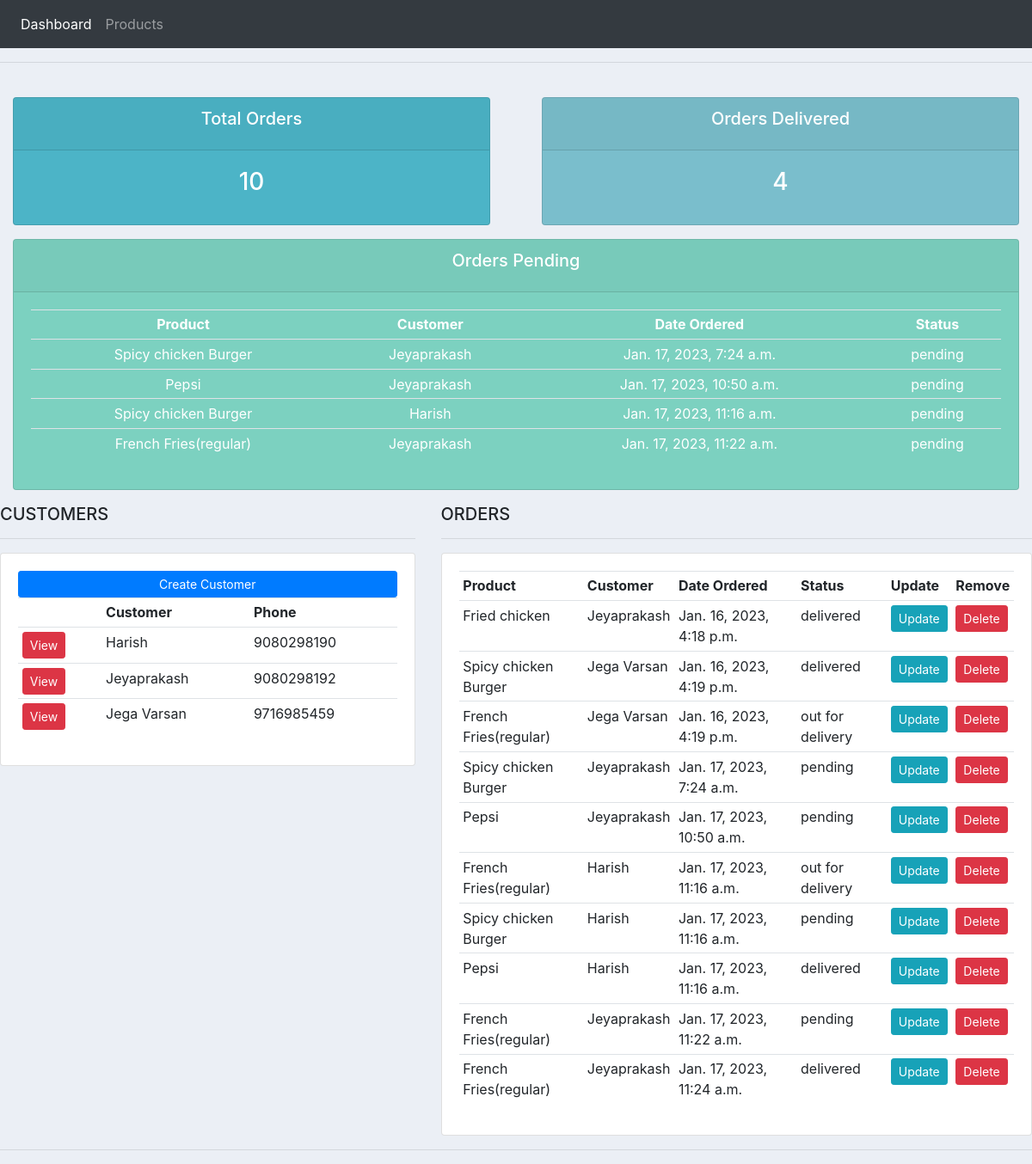
The page / on the database its author committed.
### accounts/models.py (models this page shows)
class Order(models.Model):
    STATUS=(
        ('pending','Pending'),
        ('out for delivery','Out for Delivery'),
        ('delivered','Delivered')
    )
    customer=models.ForeignKey(Customer,null=True,on_delete=models.SET_NULL)
    product=models.ForeignKey(Product,null=True,on_delete=models.SET_NULL)
    datecreated=models.DateTimeField(auto_now_add=True,null=True)
    status=models.CharField(max_length=200,null=True,choices=STATUS)

class Product(models.Model):
    CATEGORY=(
        ('Starters','Starters'),
        ('Snacks','Snacks'),
        ('Severages','Beverages'),
        ('Burgers','Burgers'),
        ('Fries','Fries')
    )
    name=models.CharField(max_length=200,null=True)
    price=models.FloatField(null=True)
    category=models.CharField(max_length=200,null=True,choices=CATEGORY)
    description=models.CharField(max_length=200,null=True)
    datecreated=models.DateTimeField(auto_now_add=True,null=True)
    tag=models.ManyToManyField(Tag)
    def __str__(self):
        return self.name

class Customer(models.Model):
    name=models.CharField(max_length=200,null=True)
    phone=models.CharField(max_length=10,null=True)
    email=models.CharField(max_length=200,null=True)
    datecreated=models.DateTimeField(auto_now_add=True,null=True)
    def __str__(self):
        return self.name

### accounts/views.py (the view)
# urls.py: path('',views.dashboard,name='dashboard'),
def dashboard(request):
    orders=Order.objects.all()
    customerss=Customer.objects.all()
    totord=orders.count();
    totdel=orders.filter(status="delivered").count()
    pending=orders.filter(status="pending")
    context={'orders':orders,'customers':customerss,'totord':totord,'totdel':totdel,'pending':pending}
    return render(request,'accounts/dashboard.html',context)

### accounts/templates/accounts/dashboard.html
{% extends 'accounts/main.html' %}
{% block content %}
{% include 'accounts/status.html' %}
<div class="row">
    <div class="col-md-5">
        <h5>CUSTOMERS </h5>
        <hr>
        <div class="card card-body">
            <a class="btn btn-primary btn-sm btn-block" href="">
                Create Customer
            </a>
            <table class="table table-sm">
                <tr>
                    <th></th>
                    <th>Customer</th>
                    <th>Phone</th>
                </tr>
                {%for i in customers%}
                <tr>
                    <td><a href="{% url 'customers' i.id %}"><button class="btn  btn-sm btn-danger">View</button></a></td>
                    <td>{{i.name}}</td>
                    <td>{{i.phone}}</td>
                </tr>
                {%endfor%}
            </table>
        </div>
    </div>
    <div class="col-md-7">
         <h5>ORDERS</h5>
         <hr>
         <div class="card card-body">
            <table class="table table-sm">
                <tr>
                    <th>Product</th>
                    <th>Customer</th>
                    <th>Date Ordered</th>
                    <th>Status</th>
                    <th>Update</th>
                    <th>Remove</th>
                </tr>
                {%for i in orders%}
                <tr>
                    <td>{{i.product}}</td>
                    <td>{{i.customer}}</td>
                    <td>{{i.datecreated}}</td>
                    <td>{{i.status}}</td>
                    <td><a class="btn btn-sm btn-info" href="{% url 'updateorder' i.id %}">Update</a></td>
                    <td><a class="btn btn-sm btn-danger" href="{% url 'deleteorder' i.id %}">Delete</a></td>
                </tr>
                {%endfor%}
            </table>
         </div>
    </div>
</div>
{% endblock %}

### accounts/templates/accounts/main.html (shortened to what this page needs)
{% load static %}
<!DOCTYPE html>
<html lang="en">
<head>
    <link rel="stylesheet" href="https://cdn.jsdelivr.net/npm/bootstrap@4.1.3/dist/css/bootstrap.min.css">
   <link rel="stylesheet" type="text/css" href="{% static '/css/main.css' %}">
</head>
<body>
    {% include 'accounts/navbar.html' %}
    <hr>
    {% block content %}
    {% endblock %}
    <hr>
</body>
</html>

### accounts/templates/accounts/navbar.html (shortened to what this page needs)
{% load static %}
<nav class="navbar navbar-expand-lg navbar-dark bg-dark">
    <div class="collapse navbar-collapse" id="navbarNav">
      <ul class="navbar-nav">
        <li class="nav-item active">
          <a class="nav-link" href="{% url 'dashboard' %}">Dashboard</a>
        </li>
        <li class="nav-item">
          <a class="nav-link" href="{% url 'products' %}">Products</a>
        </li>
      </ul>
    </div>
  </nav>

### accounts/templates/accounts/status.html
<br>
<div class="row">
    <div class="col">
        <div class="col-md">
            <div class="card text-center text-white mb-3" id="total-orders">
                <div class="card-header">
                    <h5 class="card-title">Total Orders</h5>
                </div>
                <div class="card-body">
                    <h3 class="card-title">{{totord}}</h3>
                </div>
            </div>
        </div>
    </div>
    <div class="col">
        <div class="col-md">
            <div class="card text-center text-white mb-3" id="orders-delivered">
                <div class="card-header">
                    <h5 class="card-title">Orders Delivered</h5>
                </div>
                <div class="card-body">
                    <h3 class="card-title">{{totdel}}</h3>
                </div>
            </div>
        </div>
    </div>
</div>
<div class="row">
    <div class="col">
        <div class="col-md">
            <div class="card text-center text-white mb-3" id="orders-pending">
                <div class="card-header">
                    <h5 class="card-title">Orders Pending</h5>
                </div>
                <div class="card-body">
                    <table class="table table-sm">
                        <tr>
                            <th>Product</th>
                            <th>Customer</th>
                            <th>Date Ordered</th>
                            <th>Status</th>
                        </tr>
                        {%for i in pending%}
                        <tr>
                            <td>{{i.product}}</td>
                            <td>{{i.customer}}</td>
                            <td>{{i.datecreated}}</td>
                            <td>{{i.status}}</td>
                        </tr>
                        {%endfor%}
                    </table>
                </div>
            </div>
        </div>
    </div>
</div>

### static/css/main.css (style rules this page uses)
body { background-color: #ebeff5; }
#total-orders { background-color: #4cb4c7; }
#orders-delivered { background-color: #7abecc; }
#orders-pending { background-color: #7CD1C0; }

### rows shown on the page
Order: product "Spicy chicken Burger", customer "Jeyaprakash", datecreated "Jan. 17, 2023, 7:24 a.m.", status "pending"
Order: product "Pepsi", customer "Jeyaprakash", datecreated "Jan. 17, 2023, 10:50 a.m.", status "pending"
Order: product "Spicy chicken Burger", customer "Harish", datecreated "Jan. 17, 2023, 11:16 a.m.", status "pending"
Order: product "French Fries(regular)", customer "Jeyaprakash", datecreated "Jan. 17, 2023, 11:22 a.m.", status "pending"
Customer: name "Harish", phone "9080298190"
Customer: name "Jeyaprakash", phone "9080298192"
Customer: name "Jega Varsan", phone "9716985459"
Order: product "Fried chicken", customer "Jeyaprakash", datecreated "Jan. 16, 2023, 4:18 p.m.", status "delivered"
Order: product "Spicy chicken Burger", customer "Jega Varsan", datecreated "Jan. 16, 2023, 4:19 p.m.", status "delivered"
Order: product "French Fries(regular)", customer "Jega Varsan", datecreated "Jan. 16, 2023, 4:19 p.m.", status "out for delivery"
Order: product "French Fries(regular)", customer "Harish", datecreated "Jan. 17, 2023, 11:16 a.m.", status "out for delivery"
Order: product "Pepsi", customer "Harish", datecreated "Jan. 17, 2023, 11:16 a.m.", status "delivered"
Order: product "French Fries(regular)", customer "Jeyaprakash", datecreated "Jan. 17, 2023, 11:24 a.m.", status "delivered"

### other values the page prints
{{ totord }} "10"
{{ totdel }} "4"
